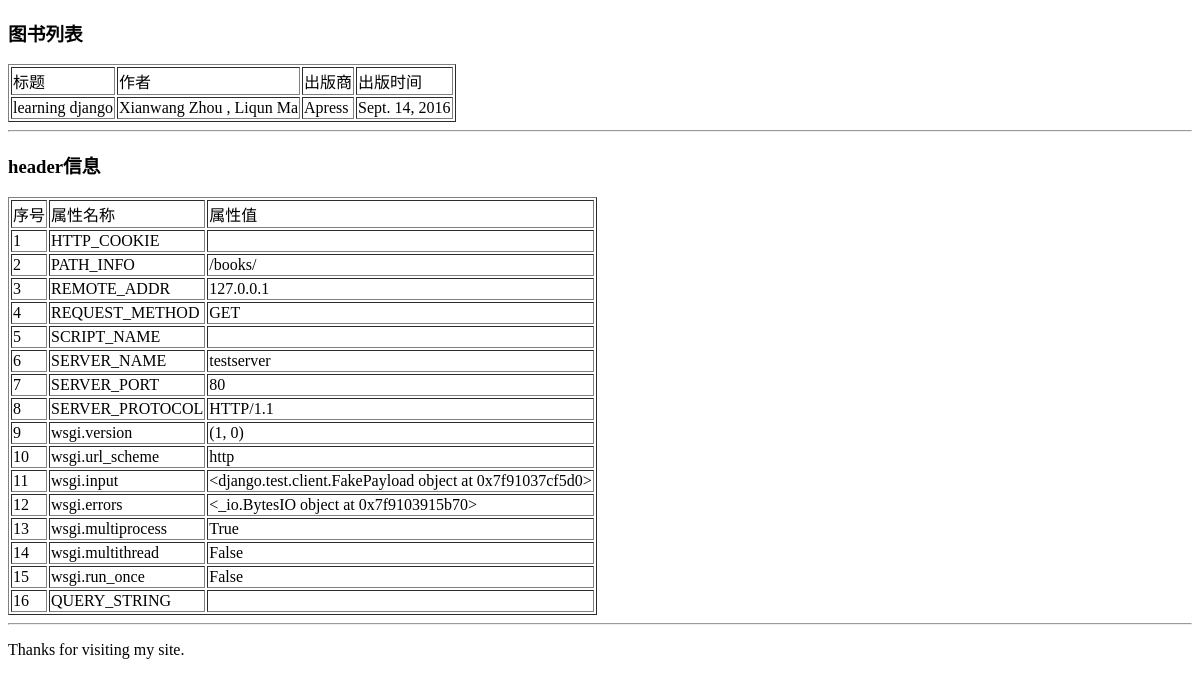
/books/, run on an earlier commit of the app's database.
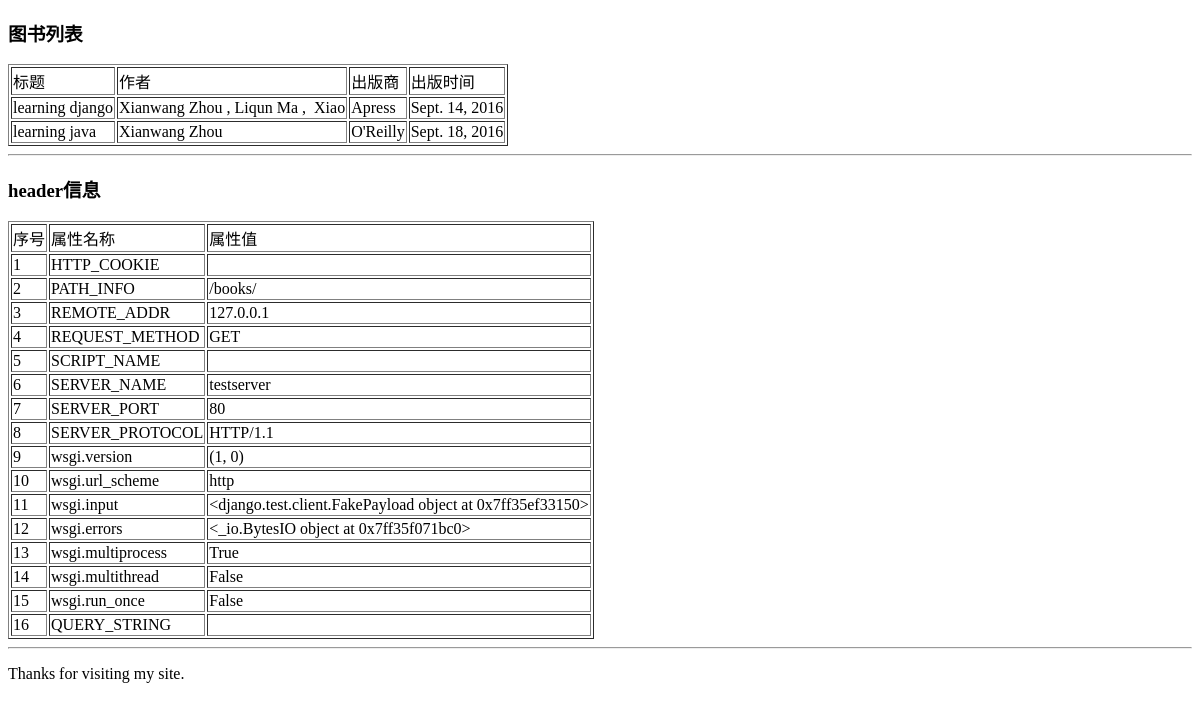
And on a later commit of the database.
### books/models.py (models this page shows)
class Book(models.Model):
	title = models.CharField(max_length=100)
	authors = models.ManyToManyField(Author)
	publisher = models.ForeignKey(Publisher)
	publication_date = models.DateField()

class Author(models.Model):
	first_name = models.CharField(max_length=30)
	last_name = models.CharField(max_length=40)
	email = models.EmailField()

class Publisher(models.Model):
	name = models.CharField(max_length=30)
	address = models.CharField(max_length=50)
	city = models.CharField(max_length=60)
	state_province = models.CharField(max_length=30)
	country = models.CharField(max_length=50)
	website = models.URLField()
	def __str__(self):
		return self.name

### books/views.py (the view)
# urls.py: url(r'^books/$',book_home),
def book_home(request):
	books = Book.objects.order_by('publication_date')
	meta = request.META
	header_dv = meta.items()
	for (k,v) in header_dv:
		print('header[%s]:%s' %(k,v))
	return render_to_response('book_home.html',{'books':books,'header_dv':header_dv,'meta':meta })

### mysite/templates/book_home.html (shortened to what this page needs)
{% extends "base.html" %}
{% block head %}<h3>图书列表</h3>{% endblock %}
{% block content %}
<table border="1">
	<thead>
		<td>标题</td>
		<td>作者</td>
		<td>出版商</td>
		<td>出版时间</td>
	</thead>
	{% for book in books %}
	<tr>
		<td>{{book.title}}</td>
		<td>
			{% if book.authors %}
				<span>
					{% for a in book.authors.all %}
						{{ a.first_name}}&nbsp;{{ a.last_name }}
						{% if not forloop.last %}
							,
						{% endif %}
					{% endfor %}
				</span>
			{% else %}
				{{book.authors}}
			{% endif %}
		</td>
		<td>{{book.publisher}}</td>
		<td>{{book.publication_date}}</td>
	</tr>
	{% endfor %}
</table>
<hr/>
<h3>header信息</h3>
<table border="1">
	<thead>
		<td>序号</td>
		<td>属性名称</td>
		<td>属性值</td>
	</thead>
	{% for k,v in header_dv %}
	<tr>
		<td>
			{{ forloop.counter }}
		</td>
		<td>
			{{ k }}
		</td>
		<td>
			{{ v }}
		</td>
	</tr>
	{% endfor %}
</table>
{% endblock %}

### mysite/templates/base.html (shortened to what this page needs)
<!DOCTYPE html>
<html>
  <head>
<body>
    {% block head %}<h1>My helpful timestamp site</h1>{% endblock %}
    {% block content %}{% endblock %}
    {% block footer %}
    <hr>
    <p>Thanks for visiting my site.</p>
    {% endblock %}
</body>
</html>

What changed in the data, as far as the page shows it:
shown differently, row unchanged: Author "Liqun": now shows ","
added Author: last_name "Xiao", shown under Book "learning django"
added Book: title "learning java", publisher "O'Reilly", publication_date "Sept. 18, 2016", Author (first_name "Xianwang", last_name "Zhou")
Also different on the page:
new list line: "11 wsgi.input <django.test.client.FakePayload object at 0x7ff35ef33150>"
new list line: "12 wsgi.errors <_io.BytesIO object at 0x7ff35f071bc0>"
list line gone: "11 wsgi.input <django.test.client.FakePayload object at 0x7f91037cf5d0>"
list line gone: "12 wsgi.errors <_io.BytesIO object at 0x7f9103915b70>"
